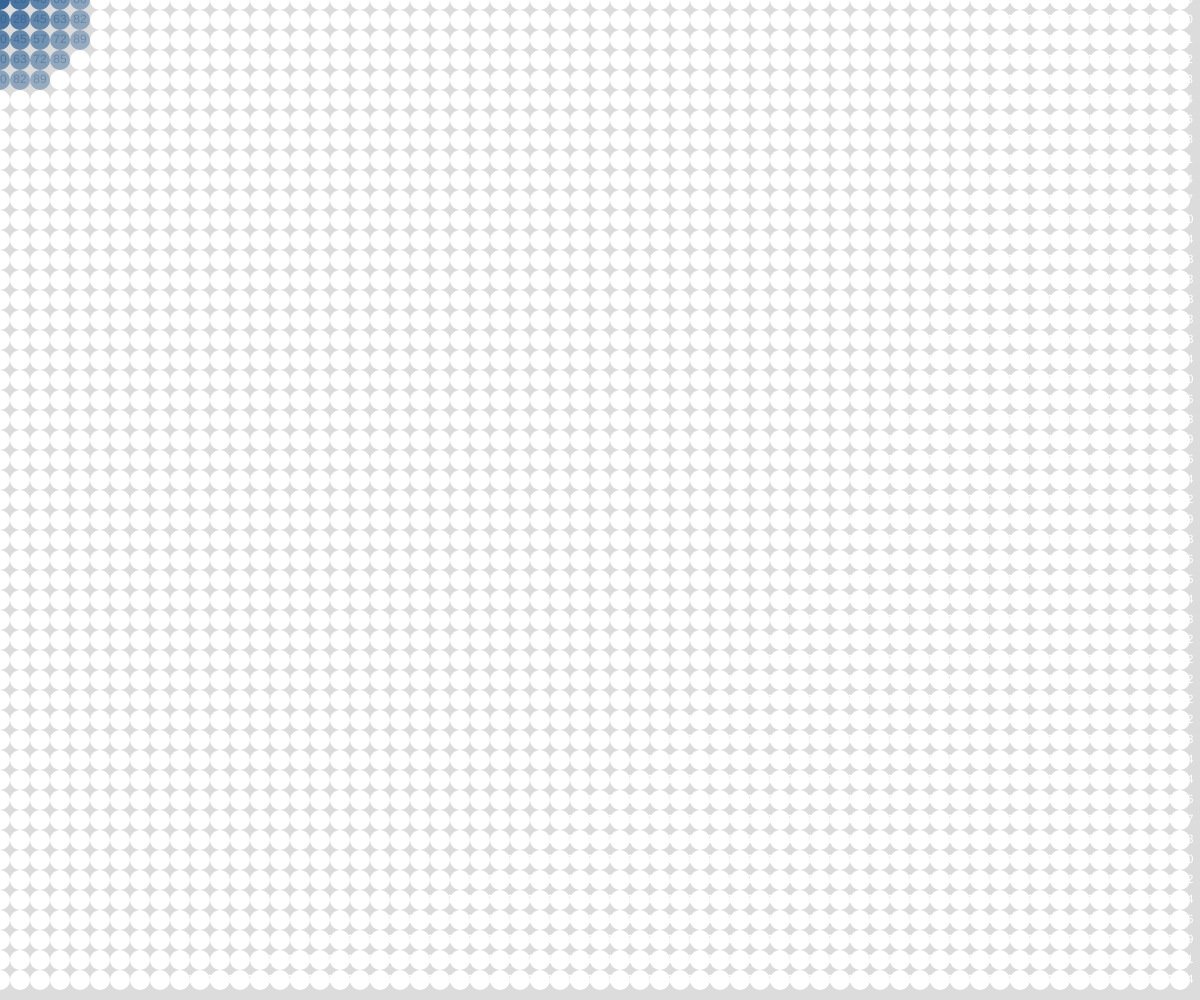
Frame 1 (no input)
Frame 60 (no input): identical to frame 1, image omitted
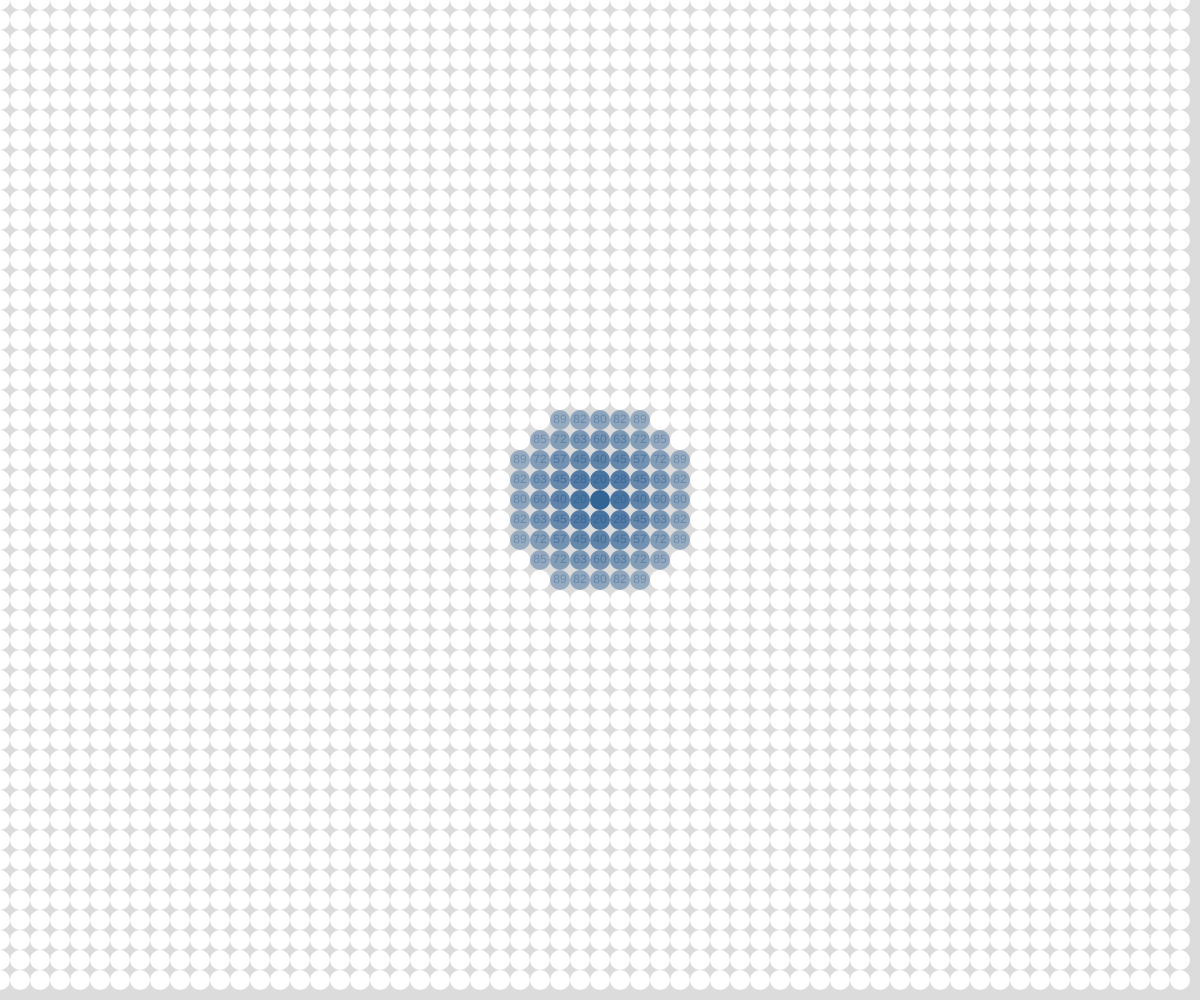
Frame 120 (the mouse pressed at the canvas centre since frame 60)

The p5.js sketch that drew these frames (run headless with seeded random() and noise() and a simulated clock; from frame 60 on, the mouse is pressed at the canvas centre):

// p5.js sketch
// ── sketch.js
// Drawing with nested Loops
// Alyssa Maitland
// Mar.7, 2025

let gridSpacing = 20;

function setup() {
  createCanvas(windowWidth, windowHeight);
  loopReview();
}

function draw() {
  background(220);
  renderGrid();
}

function roundedDist(x1, y1, x2, y2){
  //take two coordinate points and return teh distance between, but rounded
  let a = abs(x1-x2);
  let b = abs(y1-y2);
  let c = sqrt(sq(a)+sq(b));
  return round(c);
}

function renderGrid(){
  //use a nested loop to draw objects in grid arrangment
  for(let x = 0; x < width; x += gridSpacing){
    for(let y = 0; y < height; y += gridSpacing){
      let d = roundedDist(x,y,mouseX,mouseY);
      //set fill value based on the proximity to the mouse
      let alpha = map(d,0,150,255,0);
      if(d<100){
        fill(50,100,150,alpha); noStroke();
      }
      else{
        fill(255);
      }
      circle(x,y,gridSpacing);
      textAlign(CENTER,CENTER);
      text(d,x,y);
    }
  }
}

function loopReview(){
  //quickly recap single and nested loops
  for(let x = 0; x <= 40; x = x+20){ // x: 0 20 40
    for(let y = 0; y <= 40; y += 20){ //y: 0 20 40
      print(x,y);
    }
  }
}
